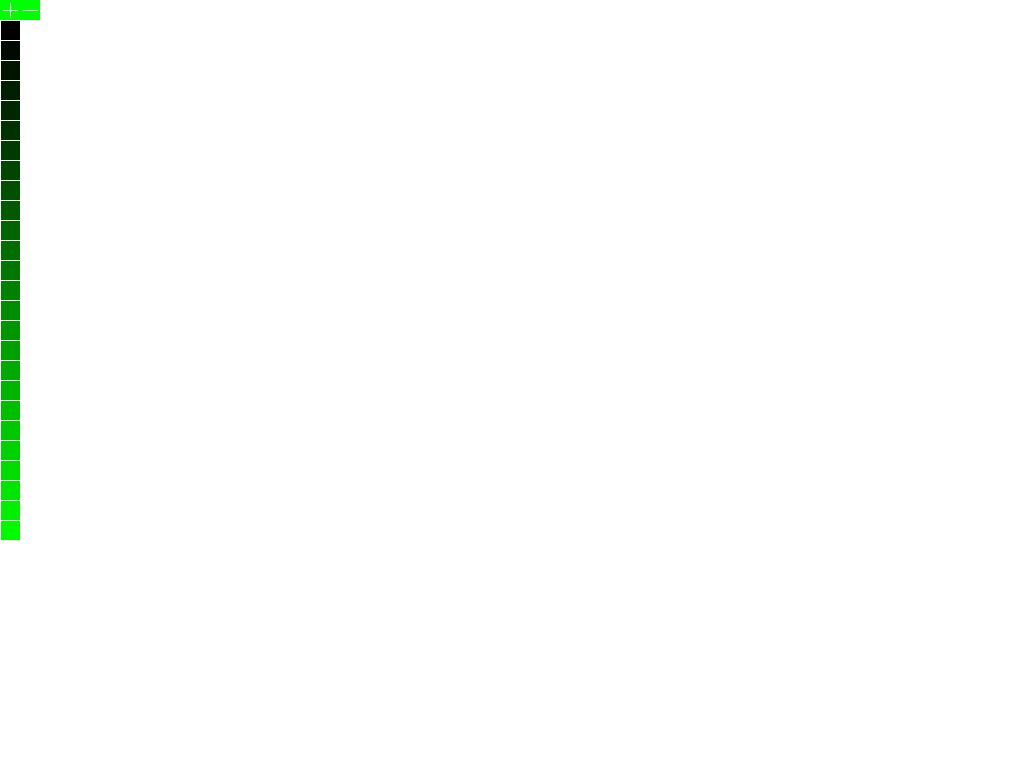
Frame 1 (no input)
Frame 60 (the mouse pressed at the canvas centre just before this capture): identical to frame 1, image omitted
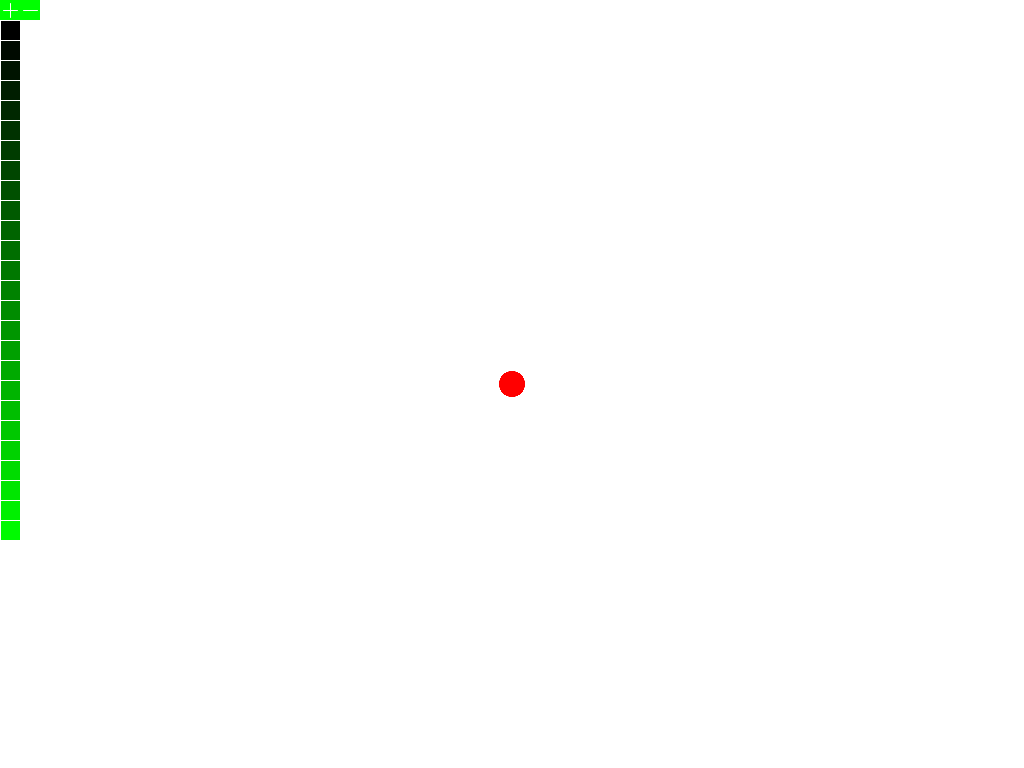
Frame 120 (the mouse held since frame 60 and released just before this capture)

The Processing sketch that drew these frames (run headless with seeded random() and noise(); from frame 60 on, the mouse is pressed at the canvas centre):

// Processing sketch: paint
// ── paint.pde
int size = 25;
int r = 255;
int g = 0;
int b = 0;
int shape = 1; //1=Circle, 2=Oval, 3=Square, 4=Rectangle

void setup(){
  size(1024, 768);
  background(255, 255, 255);
  noStroke();
}

void draw(){
  fill(r, g, b);
  noStroke();
  if (mousePressed &&
    !(mouseY >= 0 && mouseY < 20 && mouseX >= 0 && mouseX < 40) &&
    !(mouseY >= 20 && mouseY < 540 && mouseX >= 0 && mouseX < 20)
    ){
      switch (shape){
        case 1: //Circle
          circle(mouseX, mouseY, this.size);break;
        case 2: //Oval
          ellipse(mouseX, mouseY, this.size+8, this.size);break;
        case 3: //Square
          rect(mouseX, mouseY, this.size, this.size);break;
        case 4: //Rectangle
          rect(mouseX, mouseY, this.size, this.size);break;
        default:
          break;
      }
    }
  penSize();
  colorPicker();
}

void mousePressed(){
  if (mouseY >= 0 && mouseY < 20){
    if (mouseX >= 0 && mouseX < 20){
      this.size ++;
    }else if (mouseX >= 20 && mouseX < 40 && size > 0){
      this.size--;
    }
  }else if (mouseX >= 0 && mouseX < 20 && mouseY >= 20 && mouseY < 540){
    for (int i = 0; i <= 25; i++){
      if (mouseY >= i*20+20 && mouseY < i*20+40){
        r = 0; g = i*10;b = 0;
      }
    }
  }
}

void keyPressed(){
  switch(key){
    case 'r':
      r = 255; g = 0; b = 0; break;
    case 'g':
      r = 0; g = 255; b = 0; break;
    case 'b':
      r = 0; g = 0; b = 255; break;
    case '1':
      shape = 1; break;
    case '2':
      shape = 2; break;
    case '3':
      shape = 3; break;
    case '4':
      shape = 4; break;
    case ' ':
      background(255);
      break;
    default:
      break;
  }
  switch (keyCode){
    case UP:
      this.size++;
      break;
    case DOWN:
      if (size > 0)
        this.size--;
      break;
    default:
      return;
  }
}

void colorPicker(){
  for (int i = 0; i <= 25; i++){
    fill(0, i*10, 0);
    rect(0, i*20+20, 20, 20);
  }
}
void penSize(){
  fill(0, 255, 0);
  for (int i = 0; i < 20; i+=20)
    rect(i, 0, 40, 20);
  stroke(255);
  line(3, 10, 17, 10);
  line(10, 3, 10, 17);
  line(23, 10, 37, 10);
}
